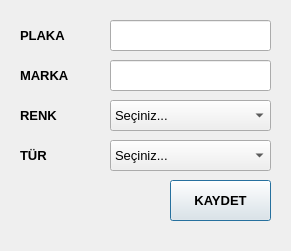
<?xml version="1.0" encoding="UTF-8"?>
<ui version="4.0">
 <class>ManualVehicleEntry</class>
 <widget class="QDialog" name="ManualVehicleEntry">
  <property name="geometry">
   <rect>
    <x>0</x>
    <y>0</y>
    <width>291</width>
    <height>251</height>
   </rect>
  </property>
  <property name="windowTitle">
   <string>ARAÇ GİRİŞ</string>
  </property>
  <widget class="QLabel" name="label">
   <property name="geometry">
    <rect>
     <x>20</x>
     <y>20</y>
     <width>81</width>
     <height>31</height>
    </rect>
   </property>
   <property name="font">
    <font>
     <pointsize>10</pointsize>
     <weight>75</weight>
     <bold>true</bold>
    </font>
   </property>
   <property name="text">
    <string>PLAKA</string>
   </property>
  </widget>
  <widget class="QLabel" name="label_2">
   <property name="geometry">
    <rect>
     <x>20</x>
     <y>100</y>
     <width>81</width>
     <height>31</height>
    </rect>
   </property>
   <property name="font">
    <font>
     <pointsize>10</pointsize>
     <weight>75</weight>
     <bold>true</bold>
    </font>
   </property>
   <property name="text">
    <string>RENK</string>
   </property>
  </widget>
  <widget class="QLabel" name="label_3">
   <property name="geometry">
    <rect>
     <x>20</x>
     <y>60</y>
     <width>81</width>
     <height>31</height>
    </rect>
   </property>
   <property name="font">
    <font>
     <pointsize>10</pointsize>
     <weight>75</weight>
     <bold>true</bold>
    </font>
   </property>
   <property name="text">
    <string>MARKA</string>
   </property>
  </widget>
  <widget class="QLabel" name="label_4">
   <property name="geometry">
    <rect>
     <x>20</x>
     <y>140</y>
     <width>81</width>
     <height>31</height>
    </rect>
   </property>
   <property name="font">
    <font>
     <pointsize>10</pointsize>
     <weight>75</weight>
     <bold>true</bold>
    </font>
   </property>
   <property name="text">
    <string>TÜR</string>
   </property>
  </widget>
  <widget class="QLineEdit" name="lineEdit_plate">
   <property name="geometry">
    <rect>
     <x>110</x>
     <y>20</y>
     <width>161</width>
     <height>31</height>
    </rect>
   </property>
   <property name="font">
    <font>
     <pointsize>12</pointsize>
    </font>
   </property>
   <property name="text">
    <string/>
   </property>
  </widget>
  <widget class="QLineEdit" name="lineEdit_model">
   <property name="geometry">
    <rect>
     <x>110</x>
     <y>60</y>
     <width>161</width>
     <height>31</height>
    </rect>
   </property>
   <property name="font">
    <font>
     <pointsize>12</pointsize>
    </font>
   </property>
  </widget>
  <widget class="QComboBox" name="comboBox_colors">
   <property name="geometry">
    <rect>
     <x>110</x>
     <y>100</y>
     <width>161</width>
     <height>31</height>
    </rect>
   </property>
   <property name="font">
    <font>
     <pointsize>10</pointsize>
    </font>
   </property>
   <item>
    <property name="text">
     <string>Seçiniz...</string>
    </property>
   </item>
  </widget>
  <widget class="QComboBox" name="comboBox_types">
   <property name="geometry">
    <rect>
     <x>110</x>
     <y>140</y>
     <width>161</width>
     <height>31</height>
    </rect>
   </property>
   <property name="font">
    <font>
     <pointsize>10</pointsize>
    </font>
   </property>
   <item>
    <property name="text">
     <string>Seçiniz...</string>
    </property>
   </item>
  </widget>
  <widget class="QPushButton" name="pushButton">
   <property name="geometry">
    <rect>
     <x>170</x>
     <y>180</y>
     <width>101</width>
     <height>41</height>
    </rect>
   </property>
   <property name="font">
    <font>
     <pointsize>10</pointsize>
     <weight>75</weight>
     <bold>true</bold>
    </font>
   </property>
   <property name="text">
    <string>KAYDET</string>
   </property>
  </widget>
  <widget class="QLabel" name="label_error">
   <property name="geometry">
    <rect>
     <x>10</x>
     <y>222</y>
     <width>271</width>
     <height>30</height>
    </rect>
   </property>
   <property name="styleSheet">
    <string notr="true">color:red;</string>
   </property>
   <property name="text">
    <string/>
   </property>
   <property name="alignment">
    <set>Qt::AlignLeading|Qt::AlignLeft|Qt::AlignTop</set>
   </property>
   <property name="wordWrap">
    <bool>true</bool>
   </property>
  </widget>
 </widget>
 <resources/>
 <connections/>
</ui>
